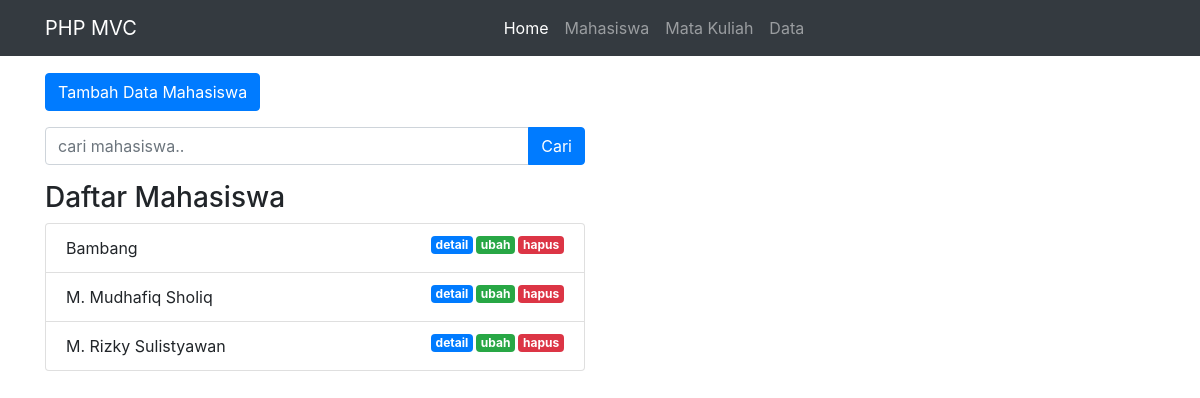
Screenshot of /public/mahasiswa with the database file from the repository.
### tables this page shows
CREATE TABLE `mahasiswa` (
  `id` int(11) NOT NULL,
  `nama` varchar(255) DEFAULT NULL,
  `nrp` varchar(255) DEFAULT NULL,
  `email` varchar(255) DEFAULT NULL,
  `jurusan` varchar(255) DEFAULT NULL
);

### app/core/Controller.php (called while the page is built, shortened)
<?php
class Controller {
    public function view($view, $data = [])
    {
        require_once '../app/views/' . $view . '.php';
    }
    public function model($model)
    {
        return new $model;
    }
}

### app/controllers/Mahasiswa.php (called while the page is built, shortened)
<?php
class Mahasiswa extends Controller {
    public function index()
    {
        $data['judul'] = 'Daftar Mahasiswa';
        $data['mhs'] = $this->model('Mahasiswa_model')->getAllMahasiswa();
        $this->view('mahasiswa/index', $data);
    }
}

### app/core/App.php (called while the page is built, shortened)
<?php
class App
{
    protected $method = 'index';
    protected $params = [];
    public function __construct()
    {
        $this->controller = new $this->controller;
        call_user_func_array([$this->controller, $this->method], $this->params);
    }
}

### public/index.php (called while the page is built, shortened)
<?php
$app = new App;

### app/core/Database.php (called while the page is built, shortened)
<?php
class Database {
    private $host = DB_HOST;
    private $user = DB_USER;
    private $pass = DB_PASS;
    private $db_name = DB_NAME;
    private $dbh;
    private $stmt;
    public function __construct()
    {
        $dsn = 'mysql:host=' . $this->host . ';dbname=' . $this->db_name;
        $option = [
            PDO::ATTR_PERSISTENT => true,
            PDO::ATTR_ERRMODE => PDO::ERRMODE_EXCEPTION
        ];
        try {
            $this->dbh = new PDO($dsn, $this->user, $this->pass, $option);
        } catch(PDOException $e) {
            die($e->getMessage());
        }
    }
    public function query($query)
    {
        $this->stmt = $this->dbh->prepare($query);
    }
    public function execute()
    {
        $this->stmt->execute();
    }
    public function resultSet()
    {
        $this->execute();
        return $this->stmt->fetchAll(PDO::FETCH_ASSOC);
    }
}

### app/models/Mahasiswa_model.php (called while the page is built, shortened)
<?php
class Mahasiswa_model
{
    private $table = 'mahasiswa';
    private $db;
    public function __construct()
    {
        $this->db = new Database;
    }
    public function getAllMahasiswa()
    {
        $this->db->query('SELECT * FROM ' . $this->table);
        return $this->db->resultSet();
    }
}

### app/views/mahasiswa/index.php (the view, shortened to what this page needs)
<div class="container mt-3">
    <div class="row">
      <div class="col-lg-6">
      </div>
    </div>
    <div class="row mb-3">
      <div class="col-lg-6">
        <button type="button" class="btn btn-primary tombolTambahData" data-toggle="modal" data-target="#formModal">
          Tambah Data Mahasiswa
        </button>
      </div>
    </div>
    <div class="row mb-3">
      <div class="col-lg-6">
        <form action="<?= BASE_URL; ?>/mahasiswa/cari" method="post">
          <div class="input-group">
            <input type="text" class="form-control" placeholder="cari mahasiswa.." name="keyword" id="keyword" autocomplete="off">
            <div class="input-group-append">
              <button class="btn btn-primary" type="submit" id="tombolCari">Cari</button>
            </div>
          </div>
        </form>
      </div>
    </div>
    <div class="row">
        <div class="col-lg-6">
          <h3>Daftar Mahasiswa</h3>
          <ul class="list-group">
            <?php foreach( $data['mhs'] as $mhs ) : ?>
              <li class="list-group-item">
                  <?= $mhs['nama']; ?>
                  <a href="<?= BASE_URL; ?>/mahasiswa/hapus/<?= $mhs['id']; ?>" class="badge badge-danger float-right" onclick="return confirm('yakin?');">hapus</a>
                  <a href="<?= BASE_URL; ?>/mahasiswa/ubah/<?= $mhs['id']; ?>" class="badge badge-success float-right tampilModalUbah" data-toggle="modal" data-target="#formModal" data-id="<?= $mhs['id']; ?>">ubah</a>
                  <a href="<?= BASE_URL; ?>/mahasiswa/detail/<?= $mhs['id']; ?>" class="badge badge-primary float-right">detail</a>
              </li>
            <?php endforeach; ?>
          </ul>
        </div>
    </div>
</div>

### public/css/style.css (style rules this page uses)
.badge { margin-left: 3px; }

### rows the page displays
mahasiswa: nama "Bambang"
mahasiswa: nama "M. Mudhafiq Sholiq"
mahasiswa: nama "M. Rizky Sulistyawan"
